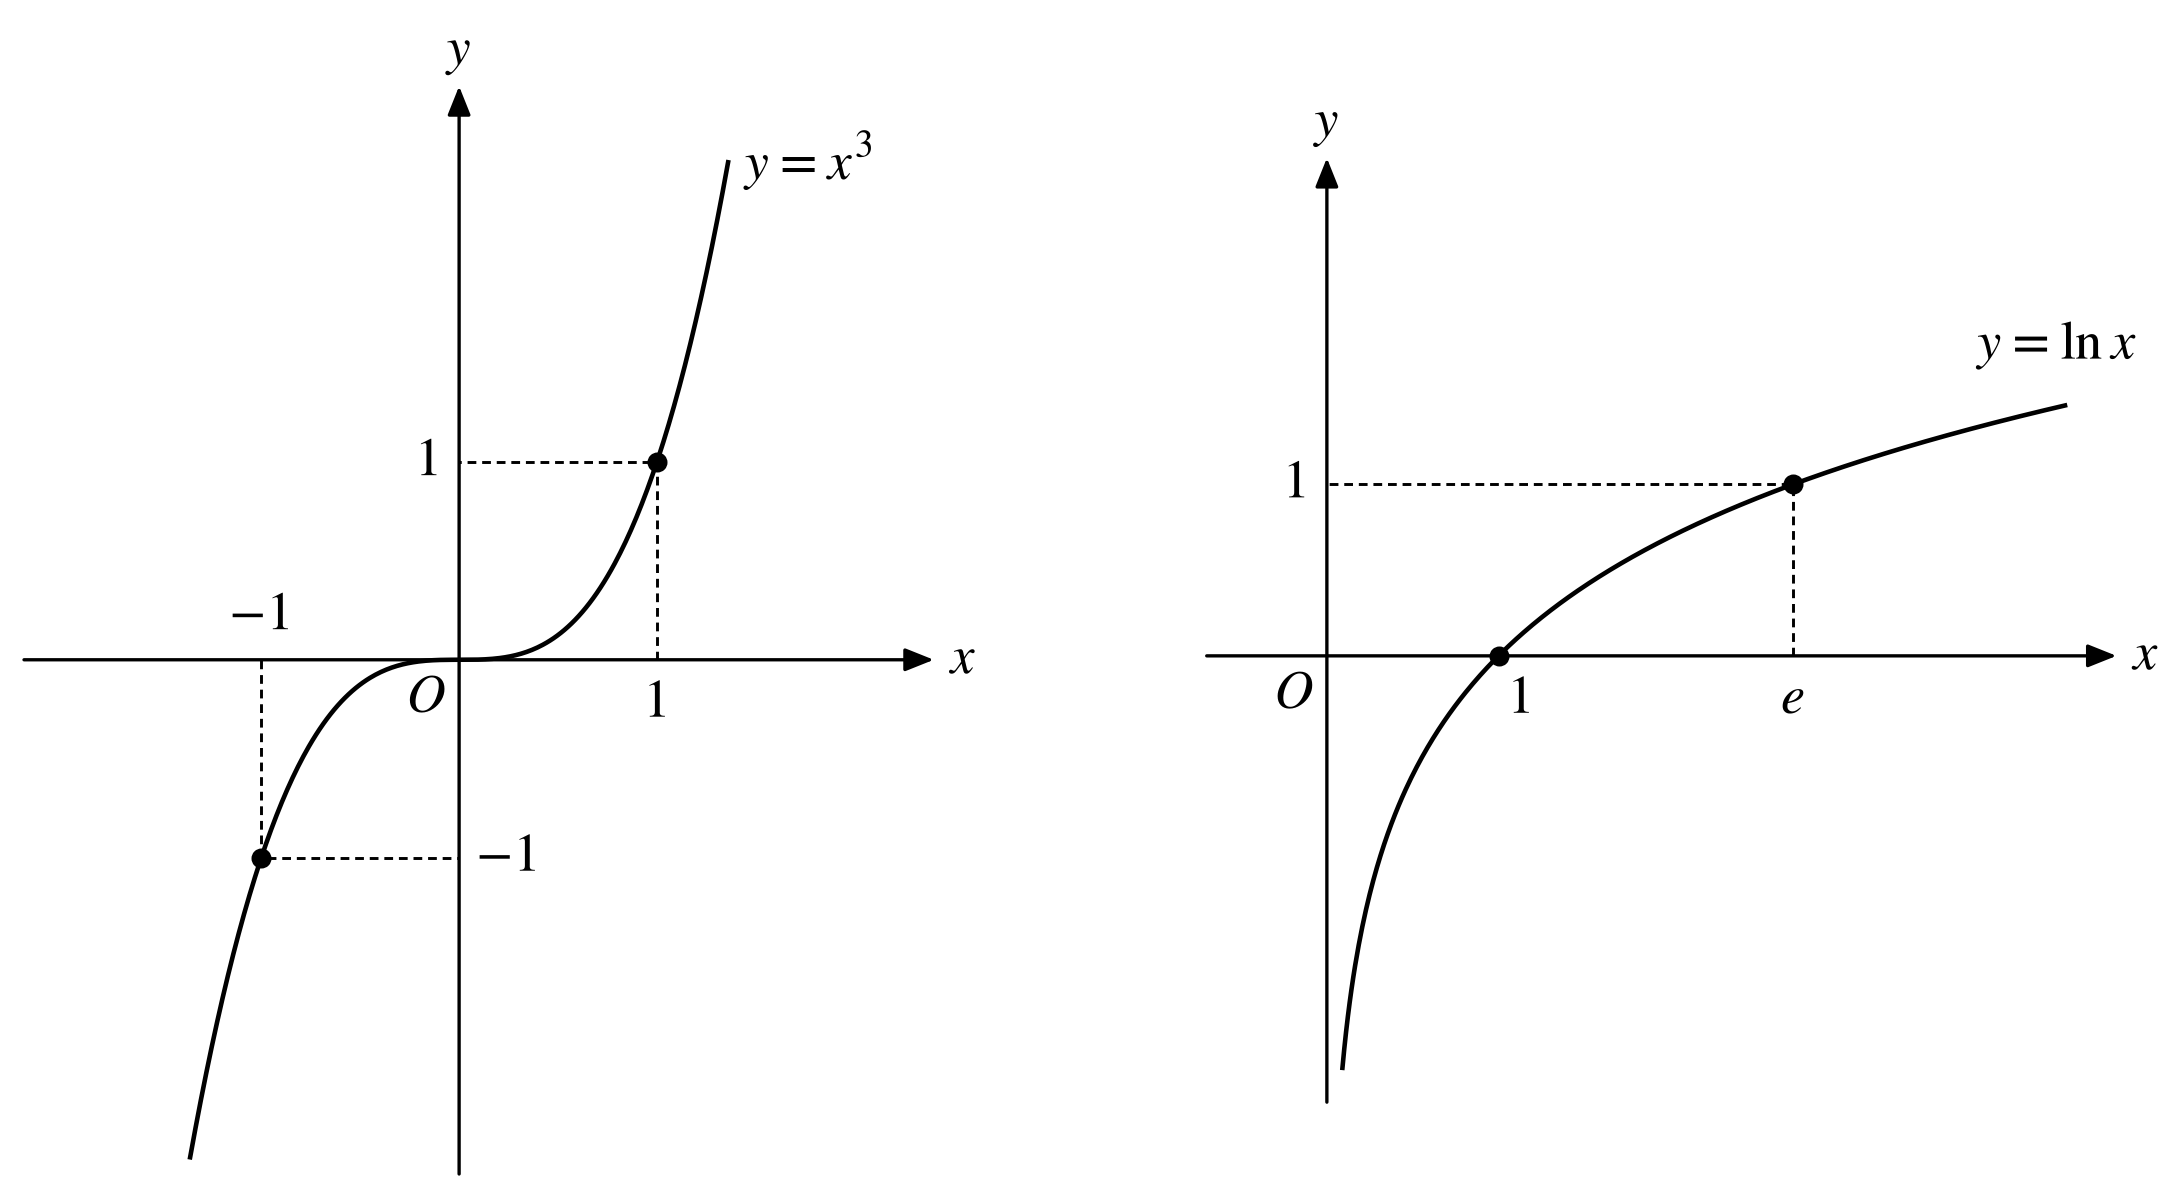

Generate this figure with Python:
"""y = x^3 과 y = ln x 그래프를 시험지 양식으로 그리기."""
import sys
from pathlib import Path

import matplotlib
matplotlib.use("Agg")
import matplotlib.pyplot as plt
import numpy as np

plt.rcParams.update({
    "font.family": "STIXGeneral",
    "mathtext.fontset": "stix",
    "font.size": 13,
    "savefig.dpi": 300,
})

LW_CURVE, LW_AXIS, LW_GUIDE = 1.1, 0.8, 0.7
DASH = (0, (3, 2))


def exam_axes(ax, xlim, ylim):
    ax.set_xlim(*xlim); ax.set_ylim(*ylim)
    ax.set_aspect("equal")
    ax.axis("off")
    arrow = dict(arrowstyle="-|>,head_length=0.45,head_width=0.18", lw=LW_AXIS, color="black", shrinkA=0, shrinkB=0)
    ax.annotate("", xy=(xlim[1], 0), xytext=(xlim[0], 0), arrowprops=arrow)
    ax.annotate("", xy=(0, ylim[1]), xytext=(0, ylim[0]), arrowprops=arrow)
    ax.annotate("$x$", xy=(xlim[1], 0), xytext=(4, 0), textcoords="offset points", va="center", ha="left")
    ax.annotate("$y$", xy=(0, ylim[1]), xytext=(0, 2), textcoords="offset points", ha="center", va="bottom")
    ax.annotate("$O$", xy=(0, 0), xytext=(-3, -3), textcoords="offset points", ha="right", va="top")


def dot(ax, x, y):
    ax.plot(x, y, "o", color="black", ms=3.8, zorder=5)


def guide(ax, x, y):
    """점 (x, y)에서 두 축으로 점선."""
    ax.plot([x, x, 0], [0, y, y], color="black", lw=LW_GUIDE, ls=DASH)


out = Path(sys.argv[1])
fig, (a1, a2) = plt.subplots(1, 2, figsize=(9, 4.8), gridspec_kw={"wspace": 0.3})

# ---------- y = x^3 ----------
exam_axes(a1, (-2.2, 2.4), (-2.6, 2.9))
x = np.linspace(-1.36, 1.36, 300)
a1.plot(x, x**3, color="black", lw=LW_CURVE)
guide(a1, 1, 1); guide(a1, -1, -1)
dot(a1, 1, 1); dot(a1, -1, -1)
a1.annotate("$1$", xy=(1, 0), xytext=(0, -4), textcoords="offset points", ha="center", va="top")
a1.annotate("$1$", xy=(0, 1), xytext=(-4, 0), textcoords="offset points", ha="right", va="center")
a1.annotate("$-1$", xy=(-1, 0), xytext=(0, 4), textcoords="offset points", ha="center", va="bottom")
a1.annotate("$-1$", xy=(0, -1), xytext=(4, 0), textcoords="offset points", ha="left", va="center")
a1.annotate("$y=x^3$", xy=(1.36, 1.36**3), xytext=(4, 0), textcoords="offset points", ha="left", va="center")

# ---------- y = ln x ----------
e = np.e
exam_axes(a2, (-0.7, 4.6), (-2.6, 2.9))
x = np.linspace(np.exp(-2.4), 4.3, 400)
a2.plot(x, np.log(x), color="black", lw=LW_CURVE)
guide(a2, e, 1)
dot(a2, 1, 0); dot(a2, e, 1)
a2.annotate("$1$", xy=(1, 0), xytext=(2, -4), textcoords="offset points", ha="left", va="top")
a2.annotate("$e$", xy=(e, 0), xytext=(0, -4), textcoords="offset points", ha="center", va="top")
a2.annotate("$1$", xy=(0, 1), xytext=(-4, 0), textcoords="offset points", ha="right", va="center")
a2.annotate(r"$y=\ln x$", xy=(4.3, np.log(4.3)), xytext=(-2, 8), textcoords="offset points", ha="center", va="bottom")

for ext in ("png", "pdf"):
    fig.savefig(out / f"cubic_ln.{ext}", bbox_inches="tight", pad_inches=0.08)
print("saved")
